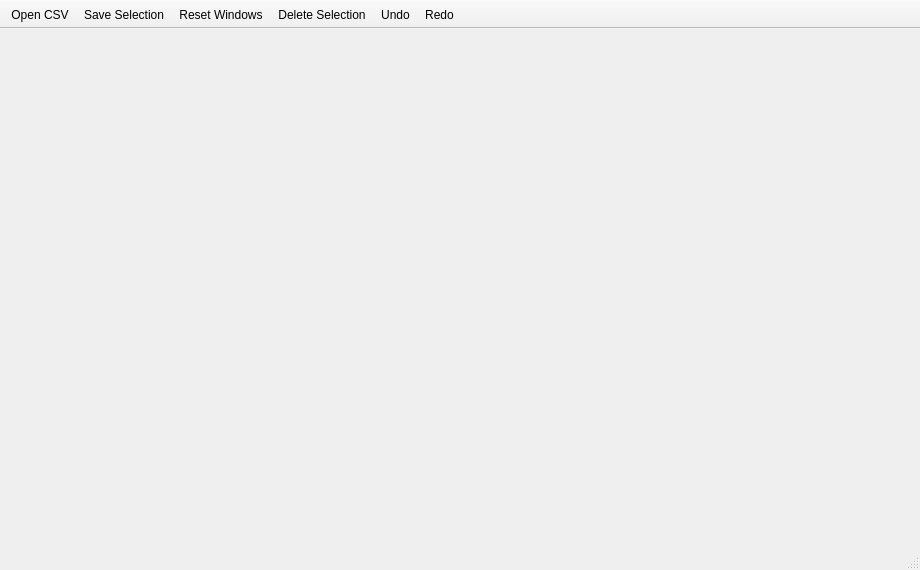
<?xml version="1.0" encoding="UTF-8"?>
<ui version="4.0">
 <class>MainWindow</class>
 <widget class="QMainWindow" name="MainWindow">
  <property name="geometry">
   <rect>
    <x>0</x>
    <y>0</y>
    <width>920</width>
    <height>570</height>
   </rect>
  </property>
  <property name="windowTitle">
   <string>Line Analyzer</string>
  </property>
  <property name="autoFillBackground">
   <bool>false</bool>
  </property>
  <property name="styleSheet">
   <string notr="true"/>
  </property>
  <widget class="QWidget" name="centralWidget">
   <property name="autoFillBackground">
    <bool>false</bool>
   </property>
   <property name="styleSheet">
    <string notr="true"/>
   </property>
  </widget>
  <widget class="QStatusBar" name="statusBar"/>
  <widget class="QToolBar" name="toolBar">
   <property name="windowTitle">
    <string>toolBar</string>
   </property>
   <property name="movable">
    <bool>false</bool>
   </property>
   <property name="toolButtonStyle">
    <enum>Qt::ToolButtonIconOnly</enum>
   </property>
   <attribute name="toolBarArea">
    <enum>TopToolBarArea</enum>
   </attribute>
   <attribute name="toolBarBreak">
    <bool>false</bool>
   </attribute>
   <addaction name="actionOpen_CSV"/>
   <addaction name="actionSave_Selection"/>
   <addaction name="actionReset_Windows"/>
   <addaction name="actionDelete_Selection"/>
   <addaction name="actionUndo"/>
   <addaction name="actionRedo"/>
  </widget>
  <action name="actionSave_Selection">
   <property name="icon">
    <iconset resource="trendline_analiz_qt.qrc">
     <normaloff>:/ico/ico/save.png</normaloff>:/ico/ico/save.png</iconset>
   </property>
   <property name="text">
    <string>Save Selection</string>
   </property>
   <property name="toolTip">
    <string>Save Graphics Selection</string>
   </property>
   <property name="shortcut">
    <string>Ctrl+S</string>
   </property>
  </action>
  <action name="actionOpen_CSV">
   <property name="icon">
    <iconset resource="trendline_analiz_qt.qrc">
     <normaloff>:/ico/ico/open.png</normaloff>:/ico/ico/open.png</iconset>
   </property>
   <property name="text">
    <string>Open CSV</string>
   </property>
   <property name="toolTip">
    <string>Opens a CSV File</string>
   </property>
   <property name="shortcut">
    <string>Ctrl+F</string>
   </property>
  </action>
  <action name="actionReset_Windows">
   <property name="icon">
    <iconset resource="trendline_analiz_qt.qrc">
     <normaloff>:/ico/ico/refresh.png</normaloff>:/ico/ico/refresh.png</iconset>
   </property>
   <property name="text">
    <string>Reset Windows</string>
   </property>
   <property name="toolTip">
    <string>Reset Windows</string>
   </property>
   <property name="shortcut">
    <string>Ctrl+R</string>
   </property>
  </action>
  <action name="actionDelete_Selection">
   <property name="icon">
    <iconset resource="trendline_analiz_qt.qrc">
     <normaloff>:/ico/ico/delete.png</normaloff>:/ico/ico/delete.png</iconset>
   </property>
   <property name="text">
    <string>Delete Selection</string>
   </property>
   <property name="toolTip">
    <string>Delete Selection</string>
   </property>
   <property name="shortcut">
    <string>Ctrl+D</string>
   </property>
  </action>
  <action name="actionUndo">
   <property name="icon">
    <iconset resource="trendline_analiz_qt.qrc">
     <normaloff>:/ico/ico/undo.png</normaloff>:/ico/ico/undo.png</iconset>
   </property>
   <property name="text">
    <string>Undo</string>
   </property>
   <property name="toolTip">
    <string>Undo</string>
   </property>
   <property name="shortcut">
    <string>Ctrl+Z</string>
   </property>
  </action>
  <action name="actionRedo">
   <property name="icon">
    <iconset resource="trendline_analiz_qt.qrc">
     <normaloff>:/ico/ico/redo.png</normaloff>:/ico/ico/redo.png</iconset>
   </property>
   <property name="text">
    <string>Redo</string>
   </property>
   <property name="toolTip">
    <string>Redo</string>
   </property>
   <property name="shortcut">
    <string>Ctrl+Shift+Z</string>
   </property>
  </action>
 </widget>
 <layoutdefault spacing="6" margin="11"/>
 <resources>
  <include location="trendline_analiz_qt.qrc"/>
 </resources>
 <connections/>
</ui>
